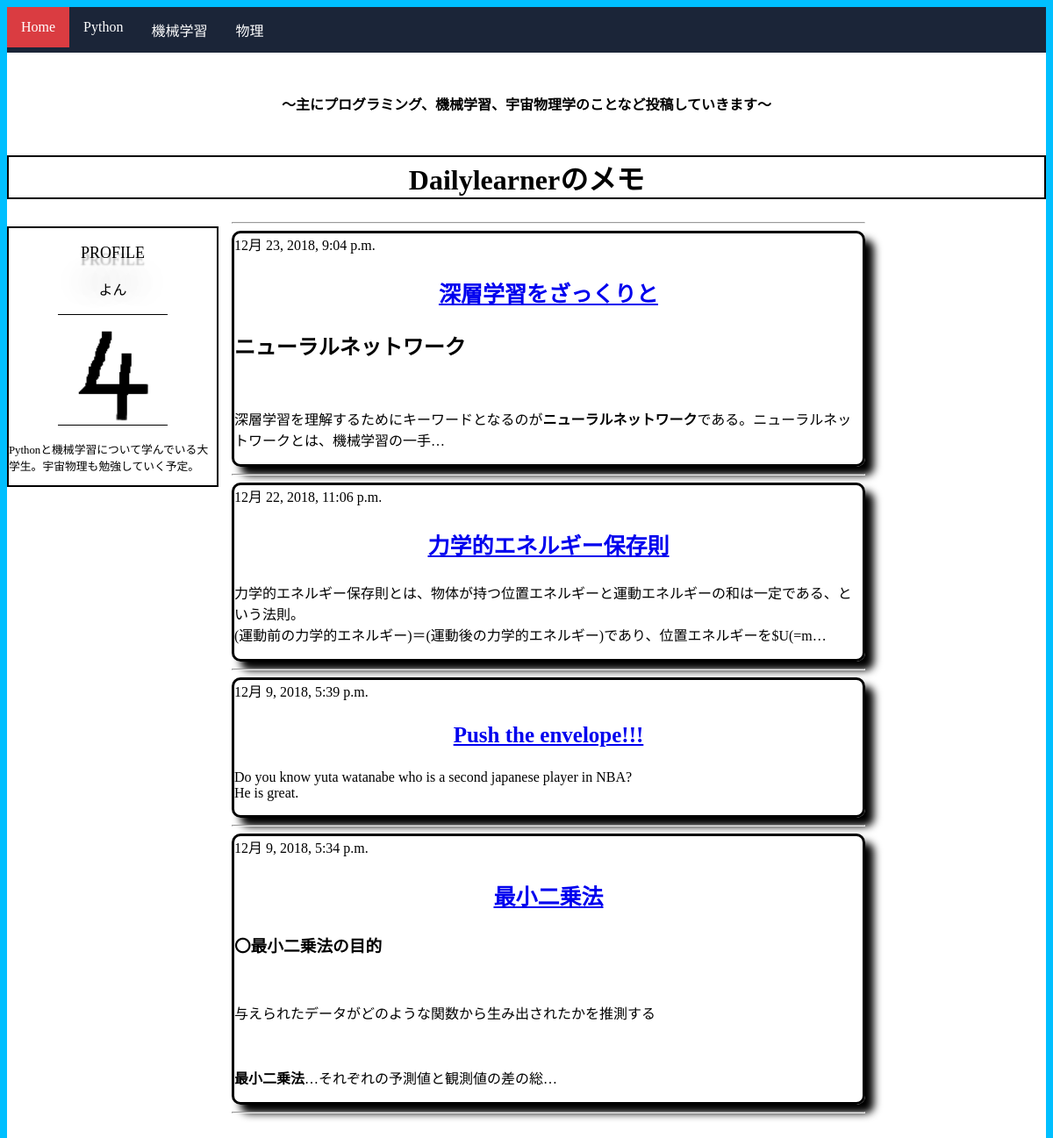
The page / on the database its author committed.
### blogs/models.py (models this page shows, shortened)
class Blog(models.Model):
    title = models.CharField(blank=False, null=False, max_length=150)
    text = models.TextField(blank=True)
    created_datetime = models.DateTimeField(auto_now_add=True)
    updated_datetime = models.DateTimeField(auto_now=True)
    origin = models.ImageField(blank=True, null=True, upload_to="media")
    big = ImageSpecField(source="origin",
    processors=[ResizeToFill(1280, 1024)],
    format='JPEG'
    )
    thumbnail = ImageSpecField(source='origin',
    processors=[ResizeToFill(250,250)],
    format="JPEG",
    options={'quality': 60}
    )
    middle = ImageSpecField(source='origin',
    processors=[ResizeToFill(600, 400)],
    format="JPEG",
    options={'quality': 75}
    )
    small = ImageSpecField(source='origin',
    processors=[ResizeToFill(75,75)],
    format="JPEG",
    options={'quality': 50}
    )
    def get_message_as_markdown(self):
        return mark_safe(markdown(self.text, safe_mode='escape'))

### blogs/views.py (the view)
# urls.py: path('', views.home, name='home'),
def home(request):
    blogs = Blog.objects.order_by('-created_datetime', 'origin')
    return render(request, 'blogs/home.html', {'blogs':blogs})

### blogs/templates/blogs/home.html (shortened to what this page needs)
<!DOCTYPE html>
<html>
<head>
  {% load static %}
  <link href="{% static 'blogs/style.css' %}" rel="stylesheet" type="text/css">
  <link rel="stylesheet" href="{% static 'blogs/simplemde.min.css' %}">
</head>
<body style="background-color: deepskyblue;">
  <div style="background-color: white">
    <ul class="topnav">
    	<li><a class="active" href="#home">Home</a></li>
    	<li><a href="#news">Python</a></li>
    	<li><a href="#contact">機械学習</a></li>
    	<li><a href="#physics">物理</a></li>
    </ul>
    <h4 class="subtitle">～主にプログラミング、機械学習、宇宙物理学のことなど投稿していきます～</h4>
    <h1 class="blogtitle">Dailylearnerのメモ</h1>
    <div class="introduce">
      <p class="profile">PROFILE</p>
      <p style="text-align: center;">よん</p>
      {% load static %}
      <div class="propicture"><img src="{% static "blogs/pro.png" %}"/></div>
      <p class="text">Pythonと機械学習について学んでいる大学生。宇宙物理も勉強していく予定。</p>
    </div>
    <div class="mainpart">
      <hr />
      {% for blog in blogs %}
      <div class="content_frame">
        {{ blog.created_datetime }}
        <a href="{% url 'blogs:detail' blog_id=blog.id %}">
          <p class="home_title">{{ blog.title }}</p>
        </a>
        {{ blog.get_message_as_markdown | truncatechars:100 | linebreaksbr}}
      </div>
      <hr />
      {% endfor %}
    </div>
  </div>
</body>
</html>

### blogs/static/blogs/style.css (style rules this page uses)
ul.topnav { overflow: hidden; margin: 0; padding: 0; list-style-type: none; background-color: #1b2538; }
ul.topnav li { float: left; }
ul.topnav li a { display: block; padding: 14px 16px; text-align: center; text-decoration: none; color: white; }
ul.topnav li a.active { background-color: #da3c41; }
.subtitle { text-align: center; position: relative; top: 25px; }
.blogtitle { text-align: center; border: 2px solid black; position: relative; top: 50px; font-family: '游ゴシック'; }
.introduce { width: 20%; position: relative; top: 60px; border: 2px solid black; }
.text { font-size: 80%; }
.propicture { text-align: center; }
.profile { text-align: center; font-size: large; text-shadow: 0px 8px 2px #AAAAAA, 0px 34px 30px #AAAAAA; }
.mainpart { width: 61%; position: relative; left: 25px; bottom: 250px; margin: 0px auto; }
.home_title { font-weight: bold; font-size: 25px; font-family: 'Yu Gothic'; text-align: center; }
.content_frame { border: 3px solid black; box-shadow: 10px 10px 10px; border-radius:10px 10px 10px 10px; }

### rows shown on the page
Blog: created_datetime "12月 23, 2018, 9:04 p.m.", title "深層学習をざっくりと", get_message_as_markdown "ニューラルネットワーク 深層学習を理解するためにキーワードとなるのが ニューラルネットワーク である。ニューラルネットワークとは、機械学習の一手…"
Blog: created_datetime "12月 22, 2018, 11:06 p.m.", title "力学的エネルギー保存則", get_message_as_markdown "力学的エネルギー保存則とは、物体が持つ位置エネルギーと運動エネルギーの和は一定である、という法則。 (運動前の力学的エネルギー)＝(運動後の力学的エネルギー)であり、位置エネルギーを$U(=m…"
Blog: created_datetime "12月 9, 2018, 5:39 p.m.", title "Push the envelope!!!", get_message_as_markdown "Do you know yuta watanabe who is a second japanese player in NBA? He is great."
Blog: created_datetime "12月 9, 2018, 5:34 p.m.", title "最小二乗法", get_message_as_markdown "〇最小二乗法の目的 与えられたデータがどのような関数から生み出されたかを推測する 最小二乗法 …それぞれの予測値と観測値の差の総…"
